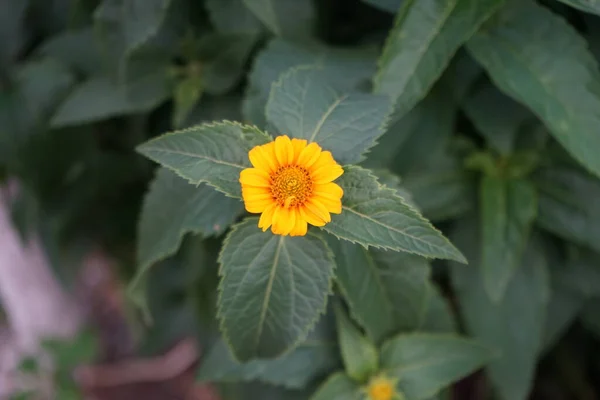
#> input picture Photos/rose.jpg, 600 x 400 px
$ python Contrast.py
#> lines starting #> are read from the running program, lines starting #| are printed output that depends on the picture
import cv2
import numpy as np
import matplotlib.pyplot as plt

def adjust_contrast(image, alpha):
    # Perform contrast adjustment using the formula: new_pixel = alpha * original_pixel
    adjusted_image = np.clip(alpha * image, 0, 255).astype(np.uint8)
    return adjusted_image

# Load an example image
image_path = 'Photos/rose.jpg'
original_image = cv2.imread(image_path, cv2.IMREAD_GRAYSCALE)
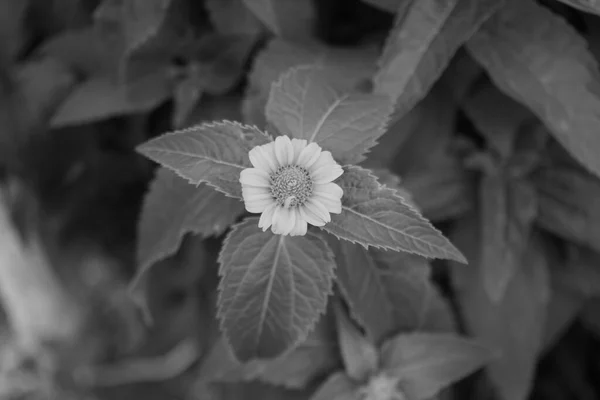
#> original_image: shape (400, 600); min 3, max 217, mean 74.2

# Display the original image
plt.imshow(original_image, cmap='gray')
plt.title('Original Image')
plt.show()

# Adjust contrast (increase contrast by scaling pixel intensities)
contrast_factor = 1.5  # You can adjust this value to control the contrast
contrast_adjusted_image = adjust_contrast(original_image, contrast_factor)
#> in adjust_contrast, `adjusted_image = np.clip(alpha * image, 0, 255).astype(np.uint8)`:
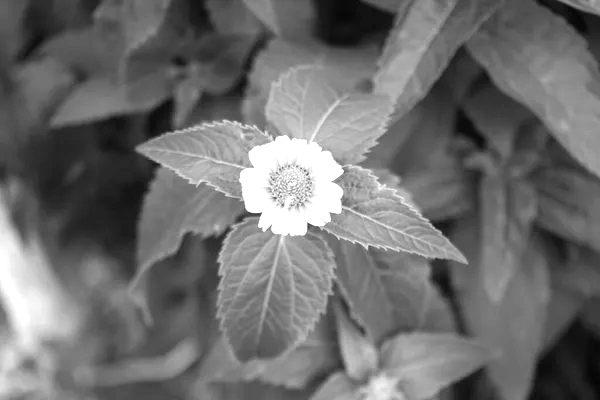
#> adjusted_image: shape (400, 600); min 4, max 255, mean 110.2

# Display the adjusted image
plt.imshow(contrast_adjusted_image, cmap='gray')
plt.title(f'Contrast Adjusted Image (Factor: {contrast_factor})')
plt.show()

$ run again, with Photos/tree.jpg copied over Photos/rose.jpg
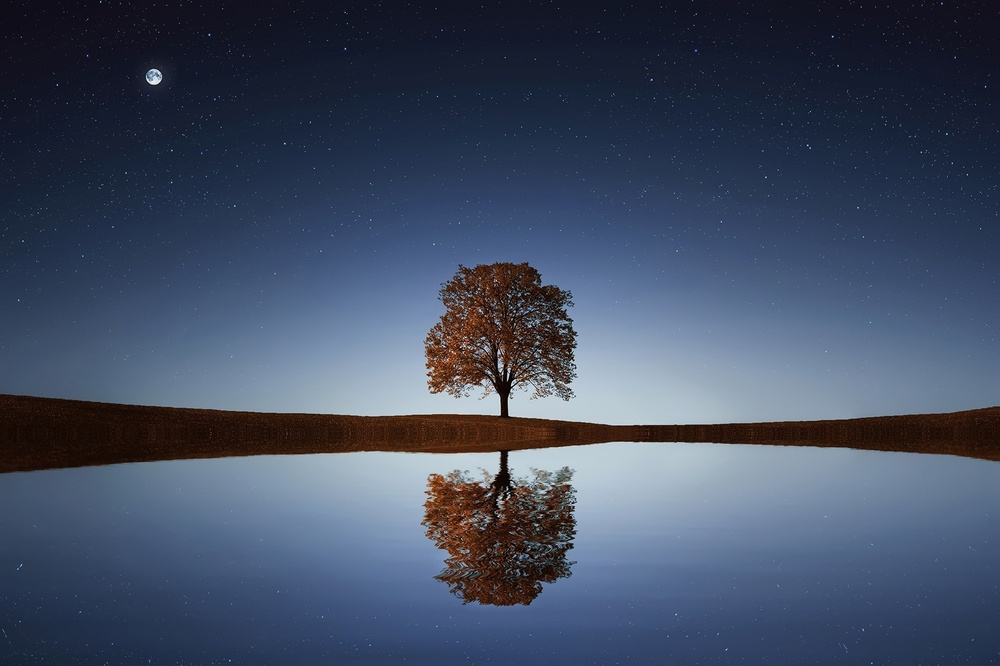
#> input picture Photos/tree.jpg, 1000 x 666 px, shrunk from 1920 x 1278 before the run
#> `original_image = cv2.imread(image_path, cv2.IMREAD_GRAYSCALE)`:
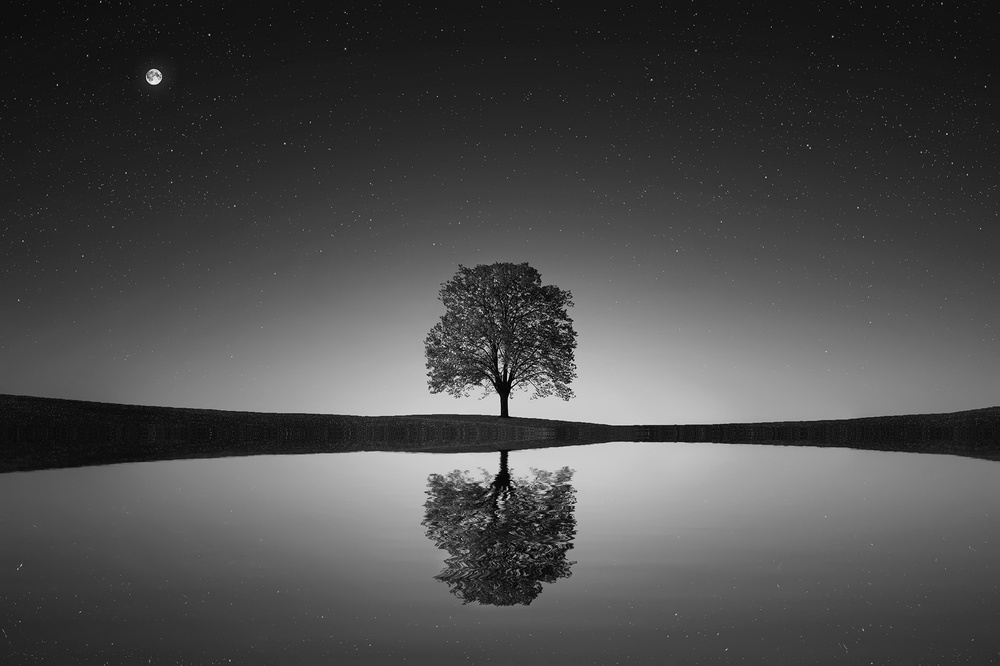
#> original_image: shape (666, 1000); min 0, max 254, mean 75.7
#> in adjust_contrast, `adjusted_image = np.clip(alpha * image, 0, 255).astype(np.uint8)`:
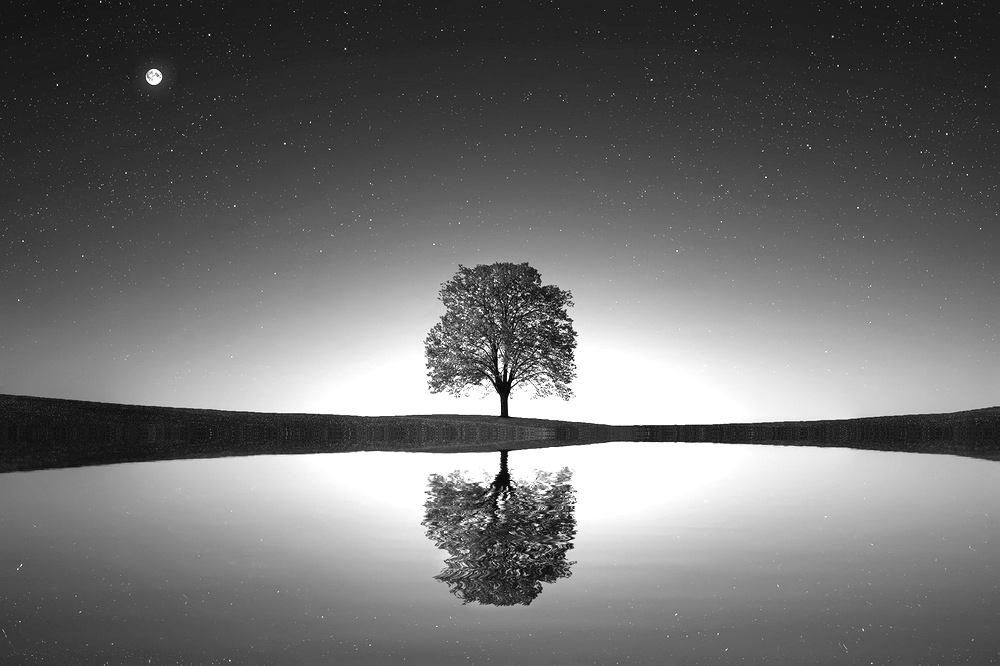
#> adjusted_image: shape (666, 1000); min 0, max 255, mean 111.7
